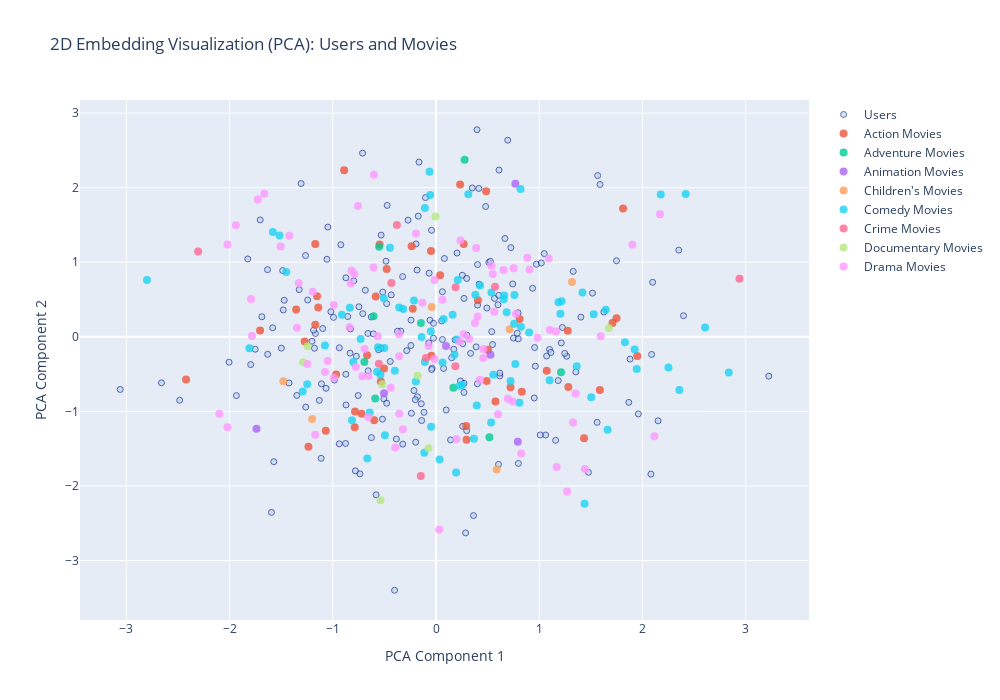

Source (notebook cell):
### Code cell
display_visualization_summary(pca_result['visualization_results'], pca_result['quality_report'])

### Figure 1 — Plotly figure (JSON) as saved in the notebook; plotly's stock layout.template omitted (floating-point values rounded to 4 significant figures; data arrays with more than 128 entries replaced by an {"elided": "..."} marker saying what was removed)
{"data": [{"hovertemplate": "<b>%{text}</b><br>X: %{x:.3f}<br>Y: %{y:.3f}<extra></extra>", "marker": {"color": "lightblue", "line": {"color": "darkblue", "width": 1}, "opacity": 0.6, "size": 6}, "mode": "markers", "name": "Users", "text": {"elided": "200 str values"}, "type": "scatter", "x": {"elided": "200 float values"}, "y": {"elided": "200 float values"}}, {"hovertemplate": "<b>%{text}</b><br>Genre: Action<br>X: %{x:.3f}<br>Y: %{y:.3f}<extra></extra>", "marker": {"opacity": 0.8, "size": 8}, "mode": "markers", "name": "Action Movies", "text": ["Firestorm (1998)", "Program, The (1993)", "Fighting Seabees, The (1944)", "Blues Brothers, The (1980)", "Crow: City of Angels, The (1996)", "Death Wish 3 (1985)", "Tarzan the Fearless (1933)", "Let's Get Harry (1986)", "Twin Dragons (Shuang long hui) (1992)", "Fugitive, The (1993)", "Specialist, The (1994)", "Rent-A-Cop (1988)", "13th Warrior, The (1999)", "eXistenZ (1999)", "Titanic (1953)", "Earthquake (1974)", "French Connection, The (1971)", "Mars Attacks! (1996)", "From Dusk Till Dawn (1996)", "Replacement Killers, The (1998)", "Master Ninja I (1984)", "Excalibur (1981)", "Low Down Dirty Shame, A (1994)", "Men in Black (1997)", "Mission: Impossible 2 (2000)", "Hackers (1995)", "African Queen, The (1951)", "Inside (1996)", "Aliens (1986)", "Karate Kid, Part II, The (1986)", "Dr. No (1962)", "Twister (1996)", "Guardian Angel (1994)", "Target (1995)", "Payback (1999)", "Loaded Weapon 1 (1993)", "Hunted, The (1995)", "On Her Majesty's Secret Service (1969)", "Striking Distance (1993)", "Running Scared (1986)", "Indiana Jones and the Temple of Doom (1984)", "Fled (1996)", "Long Kiss Goodnight, The (1996)", "Batman Returns (1992)", "Force 10 from Navarone (1978)", "First Blood (1982)", "Allan Quartermain and the Lost City of Gold (1987)", "Teenage Mutant Ninja Turtles (1990)"], "type": "scatter", "x": [0.576, 0.8096, -0.0442, 0.2335, -1.141, -1.355, 0.4063, 1.749, -0.5348, -0.7876, -0.478, 0.2683, 0.2956, -2.422, -0.7204, 1.434, -0.9679, -0.5037, -0.5986, -1.153, 1.276, 1.95, -0.6677, -0.5464, 0.486, 1.71, -0.04865, -1.272, 0.8314, 0.4905, 1.813, -0.5841, 1.282, 1.073, -0.2254, -0.2362, 0.504, 1.587, -0.8899, 0.7218, -1.17, -0.7841, 0.03991, -1.169, -1.068, -1.236, 0.2923, -1.705], "y": [-0.8676, 0.2361, -0.2565, 2.042, 0.3932, 0.3655, 0.4904, 0.2481, -0.6015, -1.216, 0.9078, 1.244, -1.383, -0.5737, -1.033, -1.362, -0.5056, -0.4268, -1.121, 0.5442, 0.08179, -0.2593, -0.2479, 1.236, 1.951, 0.1854, 1.148, -0.06302, -0.7378, -0.5927, 1.721, 0.5402, -0.6734, -0.4553, 0.3765, 1.213, -0.1747, -0.714, 2.231, -0.6758, 0.1595, -1.003, 0.8234, 1.244, -1.262, -1.477, -1.196, 0.08505]}, {"hovertemplate": "<b>%{text}</b><br>Genre: Adventure<br>X: %{x:.3f}<br>Y: %{y:.3f}<extra></extra>", "marker": {"opacity": 0.8, "size": 8}, "mode": "markers", "name": "Adventure Movies", "text": ["Around the World in 80 Days (1956)", "Buddy (1997)", "For Whom the Bell Tolls (1943)", "Second Jungle Book: Mowgli & Baloo, The (1997)", "Wings of Courage (1995)", "Saturn 3 (1979)", "Willy Wonka and the Chocolate Factory (1971)", "Deliverance (1972)", "Macao (1952)"], "type": "scatter", "x": [1.211, 0.1684, -0.5506, -0.1461, -0.6048, 0.2771, -0.5893, 0.5178, -0.6938], "y": [-0.4751, -0.6838, 1.208, 0.185, 0.2753, 2.372, -0.8288, -1.348, -0.3383]}, {"hovertemplate": "<b>%{text}</b><br>Genre: Animation<br>X: %{x:.3f}<br>Y: %{y:.3f}<extra></extra>", "marker": {"opacity": 0.8, "size": 8}, "mode": "markers", "name": "Animation Movies", "text": ["Alice in Wonderland (1951)", "Anastasia (1997)", "Saludos Amigos (1943)", "Steamboat Willie (1940)", "Snow White and the Seven Dwarfs (1937)", "Dumbo (1941)"], "type": "scatter", "x": [0.7927, 0.7685, -0.5034, -1.74, 0.5276, 0.09656], "y": [-1.409, 2.05, -0.7595, -1.235, -0.2413, -0.1242]}, {"hovertemplate": "<b>%{text}</b><br>Genre: Children's<br>X: %{x:.3f}<br>Y: %{y:.3f}<extra></extra>", "marker": {"opacity": 0.8, "size": 8}, "mode": "markers", "name": "Children's Movies", "text": ["Simple Wish, A (1997)", "Adventures of Milo and Otis, The (1986)", "Honey, I Blew Up the Kid (1992)", "That Darn Cat! (1965)", "Freaky Friday (1977)", "First Kid (1996)"], "type": "scatter", "x": [1.317, 0.7128, -1.2, -1.479, -0.04148, 0.5884], "y": [0.7349, 0.1019, -1.102, -0.5976, 0.3997, -1.779]}, {"hovertemplate": "<b>%{text}</b><br>Genre: Comedy<br>X: %{x:.3f}<br>Y: %{y:.3f}<extra></extra>", "marker": {"opacity": 0.8, "size": 8}, "mode": "markers", "name": "Comedy Movies", "text": ["Hillbillys in a Haunted House (1967)", "Butcher's Wife, The (1991)", "Heartburn (1986)", "Jimmy Hollywood (1994)", "Hollywood Knights, The (1980)", "Shall We Dance? (Shall We Dansu?) (1996)", "Air Up There, The (1994)", "Different for Girls (1996)", "SubUrbia (1997)", "Life with Mikey (1993)", "Swimming with Sharks (1995)", "Open Season (1996)", "My Cousin Vinny (1992)", "Diner (1982)", "Stiff Upper Lips (1998)", "Twin Town (1997)", "With Honors (1994)", "Fools Rush In (1997)", "Cosi (1996)", "Vampire in Brooklyn (1995)", "Raven, The (1963)", "Jeanne and the Perfect Guy (Jeanne et le garçon formidable) (1998)", "Fever Pitch (1997)", "National Lampoon's Senior Trip (1995)", "Stay Tuned (1992)", "Fierce Creatures (1997)", "Headless Body in Topless Bar (1995)", "Dog Park (1998)", "Mighty Aphrodite (1995)", "Emma (1996)", "Police Academy 5: Assignment: Miami Beach (1988)", "Big Lebowski, The (1998)", "Pushing Hands (1992)", "For Richer or Poorer (1997)", "Young Frankenstein (1974)", "Mrs. Winterbourne (1996)", "Radio Days (1987)", "Angus (1995)", "My Chauffeur (1986)", "House (1986)", "Election (1999)", "Junk Mail (1997)", "Addams Family Values (1993)", "Associate, The (1996)", "Simpatico (1999)", "Superstar (1999)", "Stardust Memories (1980)", "Wings of Desire (Der Himmel über Berlin) (1987)", "A Chef in Love (1996)", "Kingpin (1996)", "Dracula: Dead and Loving It (1995)", "Holiday Inn (1942)", "Tainted (1998)", "Yojimbo (1961)", "Picture Perfect (1997)", "Little Bit of Soul, A (1998)", "You So Crazy (1994)", "Myth of Fingerprints, The (1997)", "Death Becomes Her (1992)", "Ready to Wear (Pret-A-Porter) (1994)", "Smile Like Yours, A (1997)", "Roadside Prophets (1992)", "Visitors, The (Les Visiteurs) (1993)", "Crimes and Misdemeanors (1989)", "And Now for Something Completely Different (1971)", "SLC Punk! (1998)", "Peter's Friends (1992)", "This Is Spinal Tap (1984)", "Another Stakeout (1993)", "Vegas Vacation (1997)", "Brothers McMullen, The (1995)", "Police Academy 4: Citizens on Patrol (1987)", "Airplane! (1980)", "Arthur (1981)", "Corrina, Corrina (1994)", "Delicatessen (1991)", "Rendezvous in Paris (Rendez-vous de Paris, Les) (1995)", "Whipped (2000)", "For Love of the Game (1999)", "Chasers (1994)", "You've Got Mail (1998)", "Guantanamera (1994)", "Fast Times at Ridgemont High (1982)", "Billy's Hollywood Screen Kiss (1997)"], "type": "scatter", "x": [1.504, -1.808, -0.5005, -0.05636, 0.9022, 0.2548, -1.291, -0.2129, -0.5062, 1.662, -0.1131, 0.819, 0.5337, 1.44, -2.8, 1.924, -0.04781, 2.837, 1.205, -0.446, 0.7684, -1.516, -0.7305, 2.607, 0.8227, 2.178, 0.4265, -0.1087, -0.8138, 2.252, 1.645, -0.357, -1.076, 0.313, -0.195, -1.248, 0.03456, -0.6652, 0.7572, 1.217, 0.7226, -0.5612, 0.66, -0.1395, 0.6556, 1.945, 2.419, 0.2308, 1.186, 0.7598, -0.5383, 0.2013, 1.363, -0.3989, -0.04997, 0.3947, 0.2112, -0.108, 1.419, -0.3178, -1.581, -0.8347, 0.5551, 0.06373, -0.6428, 0.07392, 0.8083, 0.3814, 2.358, 0.1794, 0.1948, 0.1607, 1.528, 1.101, 1.831, -0.9117, -0.06234, 0.5368, -0.495, -1.451, 0.3671, 0.6848, -0.5704, -0.8017], "y": [-0.8132, -0.1543, -0.1508, 1.902, 0.0553, -0.6479, -0.7336, 0.4849, 0.5166, -1.249, -1.555, 1.98, -1.151, -2.239, 0.7611, -0.1721, -1.208, -0.4806, 0.3078, 1.195, -0.3673, 1.357, -0.03089, 0.123, 0.1325, 1.909, 0.6868, -0.3377, -1.121, -0.4137, 0.3631, 0.3921, -0.1184, 1.91, -0.6, -0.6378, -1.647, -1.632, 0.1744, 0.4745, -0.5929, -0.142, 0.5534, -0.00261, 0.5018, -0.4337, 1.912, -0.6583, 0.4633, 0.5588, -0.5094, -0.03805, -0.396, -0.4549, 0.07262, -0.9218, 0.7609, 1.727, 0.5944, 0.3719, 1.404, 0.3899, -0.5083, -0.3453, -1.016, 0.239, -0.8856, 0.5628, -0.7131, -0.2427, -1.821, 0.2938, 0.3023, -0.5848, -0.07471, 0.2932, 2.212, 0.5931, -1.32, 0.8679, -1.37, 0.3299, -0.4685, -0.3372]}, {"hovertemplate": "<b>%{text}</b><br>Genre: Crime<br>X: %{x:.3f}<br>Y: %{y:.3f}<extra></extra>", "marker": {"opacity": 0.8, "size": 8}, "mode": "markers", "name": "Crime Movies", "text": ["This World, Then the Fireworks (1996)", "On the Waterfront (1954)", "Monument Ave. (1998)", "Sleepers (1996)", "Reservoir Dogs (1992)", "Lured (1947)", "Psycho (1998)", "Amateur (1994)", "Henry: Portrait of a Serial Killer (1990)", "Jackie Brown (1997)"], "type": "scatter", "x": [0.1876, -2.305, 2.941, -0.5534, 0.1894, -0.4322, -0.3791, -0.0984, -0.1469, 0.572], "y": [-0.3946, 1.142, 0.7765, -0.3625, 0.6629, 0.7213, 1.498, -0.286, -1.869, 0.6717]}, {"hovertemplate": "<b>%{text}</b><br>Genre: Documentary<br>X: %{x:.3f}<br>Y: %{y:.3f}<extra></extra>", "marker": {"opacity": 0.8, "size": 8}, "mode": "markers", "name": "Documentary Movies", "text": ["Message to Love: The Isle of Wight Festival (1996)", "Arguing the World (1996)", "Tigrero: A Film That Was Never Made (1994)", "Small Wonders (1996)", "Perfect Candidate, A (1996)", "Sonic Outlaws (1995)", "Koyaanisqatsi (1983)", "Source, The (1999)"], "type": "scatter", "x": [-0.5374, -1.287, 1.675, -0.07227, -0.5211, -0.004007, -0.1774, -1.245], "y": [-2.193, -0.3413, 0.116, -1.495, -0.6378, 1.613, -0.5225, -0.1275]}, {"hovertemplate": "<b>%{text}</b><br>Genre: Drama<br>X: %{x:.3f}<br>Y: %{y:.3f}<extra></extra>", "marker": {"opacity": 0.8, "size": 8}, "mode": "markers", "name": "Drama Movies", "text": ["First Love, Last Rites (1997)", "Bicycle Thief, The (Ladri di biciclette) (1948)", "Death and the Maiden (1994)", "Race the Sun (1996)", "Twelve Monkeys (1995)", "October Sky (1999)", "Tex (1982)", "Higher Learning (1995)", "Welcome To Sarajevo (1997)", "Education of Little Tree, The (1997)", "Open Your Eyes (Abre los ojos) (1997)", "Nadja (1994)", "Barry Lyndon (1975)", "Nixon (1995)", "Children of Paradise (Les enfants du paradis) (1945)", "Sense and Sensibility (1995)", "Blood & Wine (1997)", "Caligula (1980)", "Brief Encounter (1946)", "Mad Love (1995)", "Matewan (1987)", "Halfmoon (Paul Bowles - Halbmond) (1995)", "Roula (1995)", "Finding North (1999)", "Soldier's Story, A (1984)", "Whatever (1998)", "Strawberry and Chocolate (Fresa y chocolate) (1993)", "Parallel Sons (1995)", "High Art (1998)", "Othello (1995)", "Ponette (1996)", "Ladybird Ladybird (1994)", "Phenomenon (1996)", "Go Fish (1994)", "Anna and the King (1999)", "Dance with Me (1998)", "Time to Kill, A (1996)", "Holy Smoke (1999)", "Apple, The (Sib) (1998)", "Nineteen Eighty-Four (1984)", "Heavy (1995)", "Man for All Seasons, A (1966)", "Kika (1993)", "Zed & Two Noughts, A (1985)", "Streetcar Named Desire, A (1951)", "Oscar and Lucinda (a.k.a. Oscar & Lucinda) (1997)", "Voyage of the Damned (1976)", "Soldier's Daughter Never Cries, A (1998)", "Browning Version, The (1994)", "Schindler's List (1993)", "Moll Flanders (1996)", "Priest (1994)", "Proprietor, The (1996)", "Funeral, The (1996)", "Gambler, The (A Játékos) (1997)", "My Family (1995)", "Six Degrees of Separation (1993)", "Secret of Roan Inish, The (1994)", "Harvest (1998)", "Love Affair (1994)", "Walkabout (1971)", "Poison (1991)", "Mommie Dearest (1981)", "Hamlet (1996)", "Red Sorghum (Hong Gao Liang) (1987)", "After Life (1998)", "Beloved (1998)", "Guinevere (1999)", "Two Jakes, The (1990)", "Limbo (1999)", "Mo' Better Blues (1990)", "Gentleman's Agreement (1947)", "Coming Apart (1969)", "Penitentiary II (1982)", "Extreme Measures (1996)", "Hurricane, The (1999)", "Ratchet (1996)", "Winslow Boy, The (1998)", "Unbearable Lightness of Being, The (1988)", "Practical Magic (1998)", "Apostle, The (1997)"], "type": "scatter", "x": [-0.7145, -1.505, 0.5373, -0.3207, 0.4581, -0.0153, -1.939, 0.9071, 1.103, -1.793, 0.8846, 0.4262, 0.7746, 0.2673, -1.049, -0.3559, -0.991, 0.06323, 2.171, -0.657, -0.8177, 0.4591, -0.07198, 2.116, 0.03167, -0.4385, 1.596, -1.783, 1.163, 0.6966, -0.7769, -0.1323, 0.2275, 1.443, -1.347, 0.3221, 1.352, -0.3573, -0.6058, -0.7909, 0.752, -0.6538, -1.726, -0.5641, 0.984, -0.1939, -0.7561, 0.2364, -0.8256, 0.6547, -1.421, -2.099, -1.246, -0.3592, 0.8255, 0.7413, 0.5639, -0.6011, 0.3899, 0.3778, 1.093, -1.17, 1.328, -1.194, -0.3937, 1.271, 0.5504, -1.663, -0.01576, -2.021, -1.329, 0.4024, -2.02, 1.903, -0.6924, 0.1988, -0.9874, -1.076, -0.8379, 0.6005, 1.169], "y": [-0.5299, 1.209, 0.9514, -1.24, -0.2846, 0.7607, 1.494, 0.9011, 0.09078, 0.5072, 1.059, -0.578, 0.3053, 0.03281, -0.3271, -1.034, 0.4246, 0.4951, 1.642, -1.078, 0.8872, -0.1661, -0.1236, -1.333, -2.583, -0.6845, 0.00595, 0.008633, 0.07074, -0.8326, -0.4045, 0.4551, -0.06385, -1.775, 0.1213, -0.02612, -0.7624, -0.2615, 0.9272, 0.8399, 0.9183, -0.5252, 1.839, 0.007006, -0.0149, 1.383, 1.752, 1.29, 0.7125, 0.8935, 1.353, -1.032, -0.3673, 0.03242, -1.565, -0.8695, 0.3366, 2.172, 1.191, 0.1855, 1.049, -1.314, -1.151, 0.6033, -1.487, -2.076, 0.8411, 1.918, -0.2981, 1.238, 0.7194, 0.2719, -1.214, 1.234, -0.1662, -1.371, -0.5535, -0.4743, 0.1274, -1.038, -1.746]}], "layout": {"height": 700, "hovermode": "closest", "showlegend": true, "title": {"text": "2D Embedding Visualization (PCA): Users and Movies"}, "width": 1000, "xaxis": {"title": {"text": "PCA Component 1"}}, "yaxis": {"title": {"text": "PCA Component 2"}}}}
